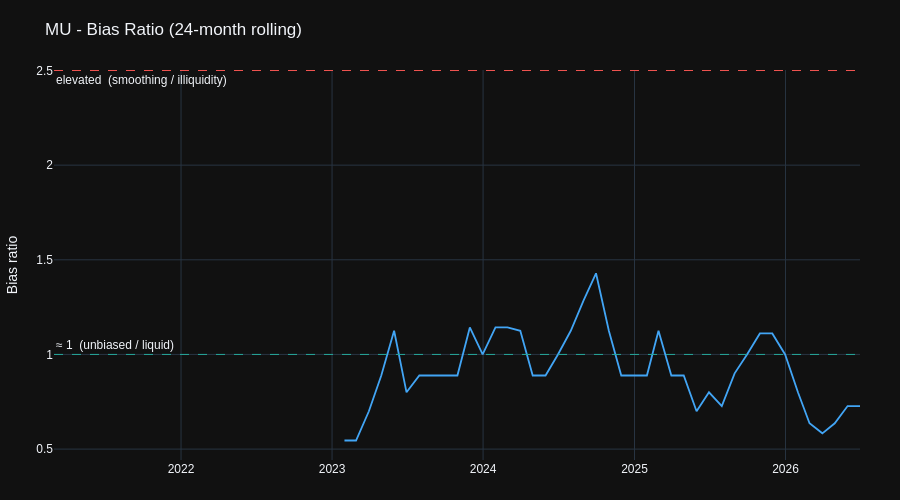

Notebook cell for this chart:
### Markdown cell above
## Bias Ratio (Abdulali)

First defined by **Adil Abdulali**, a risk manager at **Protégé Partners**, the bias ratio analyses the returns of investment portfolios in due diligence. It measures **abnormalities in the distribution of returns** that indicate bias in subjective pricing:

$$BR = \frac{\#\{\,r \in [0,\ +\sigma]\,\}}{1 + \#\{\,r \in [-\sigma,\ 0)\,\}}$$

where σ is the standard deviation of the return window. The bias ratio of a **pure equity index is usually close to 1**. If a fund smooths its returns through subjective pricing of illiquid assets, the ratio reads **materially higher** — so it helps spot illiquid securities (or fraud) where they aren't expected. It has been used by risk managers to flag suspicious funds — most famously **"Bias ratio seen to unmask Madoff"** (*Financial Times*, 22 January 2009).

*Note: this is a portfolio-return metric, so it is computed on the asset's **monthly returns** rather than overlaid on price.*

### Code cell
# ----- Bias Ratio (Abdulali) on monthly returns -----
import numpy as np

monthly_ret = close.resample('ME').last().pct_change().dropna()  # month-end returns


def bias_ratio(a):
    """#returns in [0, +sigma] / (1 + #returns in [-sigma, 0)); sigma = std of the window."""
    a = a[~np.isnan(a)]
    if len(a) < 2:
        return np.nan
    sd = a.std(ddof=1)
    if sd == 0:
        return np.nan
    pos = np.sum((a >= 0) & (a <= sd))
    neg = np.sum((a < 0) & (a >= -sd))
    return pos / (1 + neg)


window = 24  # months
rolling_br = monthly_ret.rolling(window).apply(bias_ratio, raw=True)
overall_br = bias_ratio(monthly_ret.to_numpy())
print(f'{ticker.upper()} overall bias ratio ({len(monthly_ret)} monthly returns): {overall_br:.2f}'
      '  (a liquid equity should sit near 1.0)')

fig = go.Figure()
fig.add_trace(go.Scatter(x=rolling_br.index, y=rolling_br, name=f'{window}-month bias ratio',
                         line=dict(color='#42a5f5', width=1.8)))
fig.add_hline(y=1.0, line=dict(color='#26a69a', dash='dash', width=1),
              annotation_text='≈ 1  (unbiased / liquid)', annotation_position='top left')
fig.add_hline(y=2.5, line=dict(color='#ef5350', dash='dash', width=1),
              annotation_text='elevated  (smoothing / illiquidity)', annotation_position='bottom left')
fig.update_layout(**PRO_LAYOUT, height=500, yaxis_title='Bias ratio',
                  title=f'{ticker.upper()} - Bias Ratio ({window}-month rolling)')
fig.show()

### Figure 1 — Plotly figure (JSON) as saved in the notebook; plotly's stock layout.template omitted (floating-point values rounded to 4 significant figures)
{"data": [{"line": {"color": "#42a5f5", "width": 1.8}, "name": "24-month bias ratio", "type": "scatter", "x": ["2021-02-28T00:00:00", "2021-03-31T00:00:00", "2021-04-30T00:00:00", "2021-05-31T00:00:00", "2021-06-30T00:00:00", "2021-07-31T00:00:00", "2021-08-31T00:00:00", "2021-09-30T00:00:00", "2021-10-31T00:00:00", "2021-11-30T00:00:00", "2021-12-31T00:00:00", "2022-01-31T00:00:00", "2022-02-28T00:00:00", "2022-03-31T00:00:00", "2022-04-30T00:00:00", "2022-05-31T00:00:00", "2022-06-30T00:00:00", "2022-07-31T00:00:00", "2022-08-31T00:00:00", "2022-09-30T00:00:00", "2022-10-31T00:00:00", "2022-11-30T00:00:00", "2022-12-31T00:00:00", "2023-01-31T00:00:00", "2023-02-28T00:00:00", "2023-03-31T00:00:00", "2023-04-30T00:00:00", "2023-05-31T00:00:00", "2023-06-30T00:00:00", "2023-07-31T00:00:00", "2023-08-31T00:00:00", "2023-09-30T00:00:00", "2023-10-31T00:00:00", "2023-11-30T00:00:00", "2023-12-31T00:00:00", "2024-01-31T00:00:00", "2024-02-29T00:00:00", "2024-03-31T00:00:00", "2024-04-30T00:00:00", "2024-05-31T00:00:00", "2024-06-30T00:00:00", "2024-07-31T00:00:00", "2024-08-31T00:00:00", "2024-09-30T00:00:00", "2024-10-31T00:00:00", "2024-11-30T00:00:00", "2024-12-31T00:00:00", "2025-01-31T00:00:00", "2025-02-28T00:00:00", "2025-03-31T00:00:00", "2025-04-30T00:00:00", "2025-05-31T00:00:00", "2025-06-30T00:00:00", "2025-07-31T00:00:00", "2025-08-31T00:00:00", "2025-09-30T00:00:00", "2025-10-31T00:00:00", "2025-11-30T00:00:00", "2025-12-31T00:00:00", "2026-01-31T00:00:00", "2026-02-28T00:00:00", "2026-03-31T00:00:00", "2026-04-30T00:00:00", "2026-05-31T00:00:00", "2026-06-30T00:00:00"], "y": [NaN, NaN, NaN, NaN, NaN, NaN, NaN, NaN, NaN, NaN, NaN, NaN, NaN, NaN, NaN, NaN, NaN, NaN, NaN, NaN, NaN, NaN, NaN, 0.5455, 0.5455, 0.7, 0.8889, 1.125, 0.8, 0.8889, 0.8889, 0.8889, 0.8889, 1.143, 1.0, 1.143, 1.143, 1.125, 0.8889, 0.8889, 1.0, 1.125, 1.286, 1.429, 1.125, 0.8889, 0.8889, 0.8889, 1.125, 0.8889, 0.8889, 0.7, 0.8, 0.7273, 0.9, 1.0, 1.111, 1.111, 1.0, 0.8, 0.6364, 0.5833, 0.6364, 0.7273, 0.7273]}], "layout": {"annotations": [{"showarrow": false, "text": "≈ 1  (unbiased / liquid)", "x": 0, "xanchor": "left", "xref": "x domain", "y": 1, "yanchor": "bottom", "yref": "y"}, {"showarrow": false, "text": "elevated  (smoothing / illiquidity)", "x": 0, "xanchor": "left", "xref": "x domain", "y": 2.5, "yanchor": "top", "yref": "y"}], "font": {"family": "Arial", "size": 12}, "height": 500, "hovermode": "x unified", "legend": {"orientation": "h", "x": 1, "xanchor": "right", "y": 1.02, "yanchor": "bottom"}, "margin": {"b": 40, "l": 40, "r": 40, "t": 70}, "shapes": [{"line": {"color": "#26a69a", "dash": "dash", "width": 1}, "type": "line", "x0": 0, "x1": 1, "xref": "x domain", "y0": 1, "y1": 1, "yref": "y"}, {"line": {"color": "#ef5350", "dash": "dash", "width": 1}, "type": "line", "x0": 0, "x1": 1, "xref": "x domain", "y0": 2.5, "y1": 2.5, "yref": "y"}], "title": {"text": "MU - Bias Ratio (24-month rolling)"}, "yaxis": {"title": {"text": "Bias ratio"}}}}
